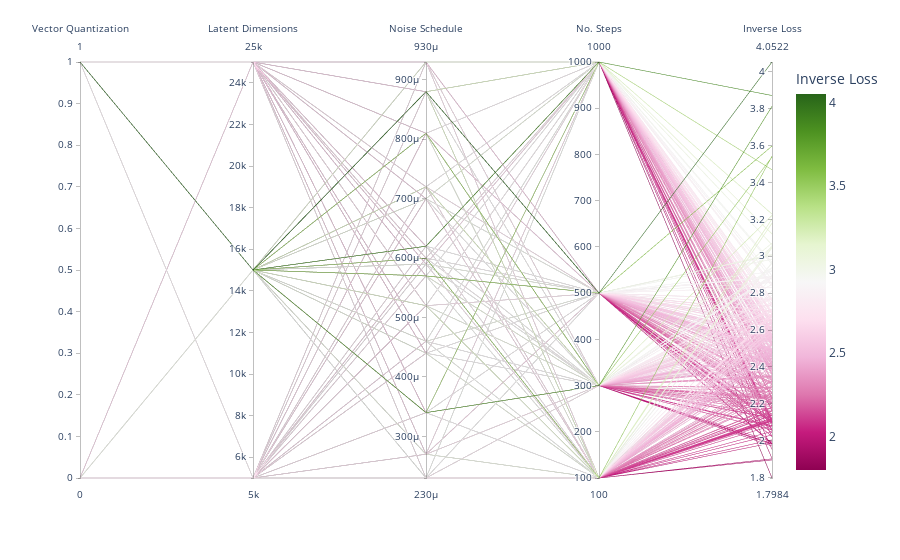

The notebook cell saved with this chart:
### Code cell
import plotly.express as px
fig = px.parallel_coordinates(df, color="Inverse Loss",
                              dimensions=['Vector Quantization','Latent Dimensions', 'Noise Schedule',
       'No. Steps', 'Inverse Loss'],
                              color_continuous_scale=px.colors.diverging.PiYG,)
fig.show()

### Figure 1 — Plotly figure (JSON) as saved in the notebook; plotly's stock layout.template omitted (floating-point values rounded to 4 significant figures; data arrays with more than 128 entries replaced by an {"elided": "..."} marker saying what was removed)
{"data": [{"dimensions": [{"label": "Vector Quantization", "values": {"elided": "360 int values"}}, {"label": "Latent Dimensions", "values": {"elided": "360 int values"}}, {"label": "Noise Schedule", "values": {"elided": "360 float values"}}, {"label": "No. Steps", "values": {"elided": "360 int values"}}, {"label": "Inverse Loss", "values": {"elided": "360 float values"}}], "domain": {"x": [0, 1], "y": [0, 1]}, "line": {"color": {"elided": "360 float values"}, "coloraxis": "coloraxis"}, "name": "", "type": "parcoords"}], "layout": {"coloraxis": {"colorbar": {"title": {"text": "Inverse Loss"}}, "colorscale": [[0, "rgb(142,1,82)"], [0.1, "rgb(197,27,125)"], [0.2, "rgb(222,119,174)"], [0.3, "rgb(241,182,218)"], [0.4, "rgb(253,224,239)"], [0.5, "rgb(247,247,247)"], [0.6, "rgb(230,245,208)"], [0.7, "rgb(184,225,134)"], [0.8, "rgb(127,188,65)"], [0.9, "rgb(77,146,33)"], [1, "rgb(39,100,25)"]]}, "legend": {"tracegroupgap": 0}, "margin": {"t": 60}}}
